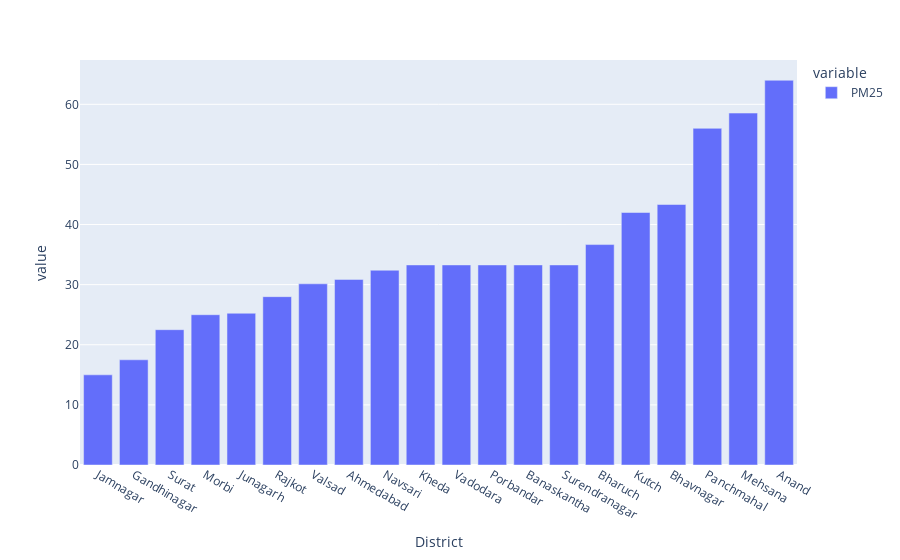

Notebook cell for this chart:
### Code cell
plt.figure(figsize=(30,3))
px.bar(df[['PM25','District']].groupby(["District"]).mean().sort_values(by='PM25'))

### Figure 1 — Plotly figure (JSON) as saved in the notebook; plotly's stock layout.template omitted (floating-point values rounded to 4 significant figures)
{"data": [{"alignmentgroup": "True", "hovertemplate": "variable=PM25<br>District=%{x}<br>value=%{y}<extra></extra>", "legendgroup": "PM25", "marker": {"color": "#636efa", "pattern": {"shape": ""}}, "name": "PM25", "offsetgroup": "PM25", "orientation": "v", "showlegend": true, "textposition": "auto", "type": "bar", "x": ["Jamnagar", "Gandhinagar", "Surat", "Morbi", "Junagarh", "Rajkot", "Valsad", "Ahmedabad", "Navsari", "Kheda", "Vadodara", "Porbandar", "Banaskantha", "Surendranagar", "Bharuch", "Kutch", "Bhavnagar", "Panchmahal", "Mehsana", "Anand"], "xaxis": "x", "y": [15, 17.5, 22.51, 25, 25.24, 28, 30.14, 30.87, 32.4, 33.28, 33.28, 33.28, 33.28, 33.28, 36.67, 42, 43.33, 56, 58.54, 64], "yaxis": "y"}], "layout": {"barmode": "relative", "legend": {"title": {"text": "variable"}, "tracegroupgap": 0}, "margin": {"t": 60}, "xaxis": {"anchor": "y", "domain": [0, 1], "title": {"text": "District"}}, "yaxis": {"anchor": "x", "domain": [0, 1], "title": {"text": "value"}}}}
